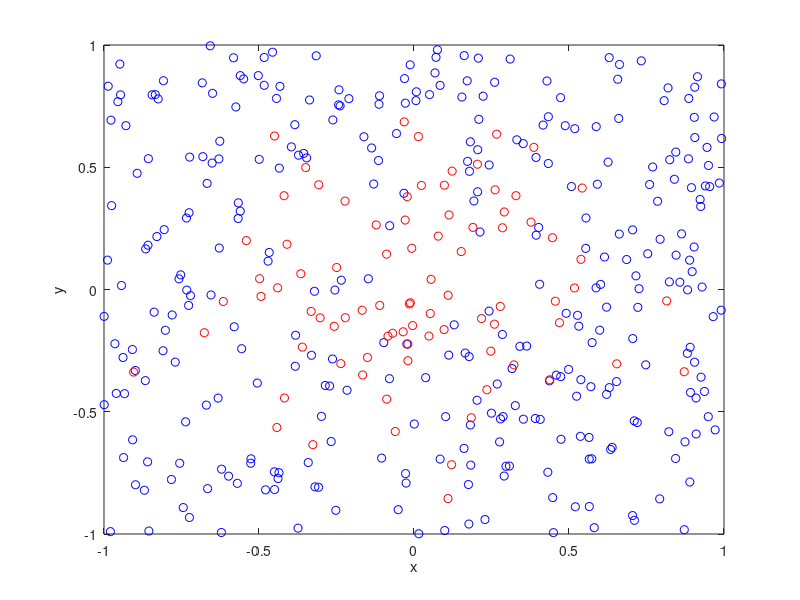

Reproduce this figure in MATLAB.
%Simulate a Poisson point process on a rectangle
%Then thin the Poisson point process according to a (spatially *dependent*) 
%p-thinning 
%Author: H. Paul Keeler, 2019.

close all;

%Simulation window parameters
xMin=-1;xMax=1;
yMin=-1;yMax=1;
xDelta=xMax-xMin;yDelta=yMax-yMin; %rectangle dimensions
areaTotal=xDelta*yDelta; %area of rectangle
 
%Point process parameters
lambda=100; %intensity (ie mean density) of the Poisson process

%Thinning probability parameters
sigma=0.5; %scale parameter for thinning probability function
%define thinning probability function
fun_p=@(s,x,y)(exp(-(x.^2+y.^2)/s^2)); 

%Simulate Poisson point process
numbPoints=poissrnd(areaTotal*lambda);%Poisson number of points
xx=xDelta*(rand(numbPoints,1))+xMin;%x coordinates of Poisson points
yy=xDelta*(rand(numbPoints,1))+yMin;%y coordinates of Poisson points

%calculate spatially-dependent thinning probabilities
p=fun_p(sigma,xx,yy); 

%Generate Bernoulli variables (ie coin flips) for thinning
booleThinned=rand(numbPoints,1)<p; %points to be thinned
booleRetained=~booleThinned; %points to be retained

%x/y locations of thinned points
xxThinned=xx(booleThinned); yyThinned=yy(booleThinned);
%x/y locations of retained points
xxRetained=xx(booleRetained); yyRetained=yy(booleRetained);

%Plotting
plot(xxRetained,yyRetained,'bo'); %plot retained points
hold on; plot(xxThinned,yyThinned,'ro'); %plot thinned points
xlabel('x');ylabel('y');
